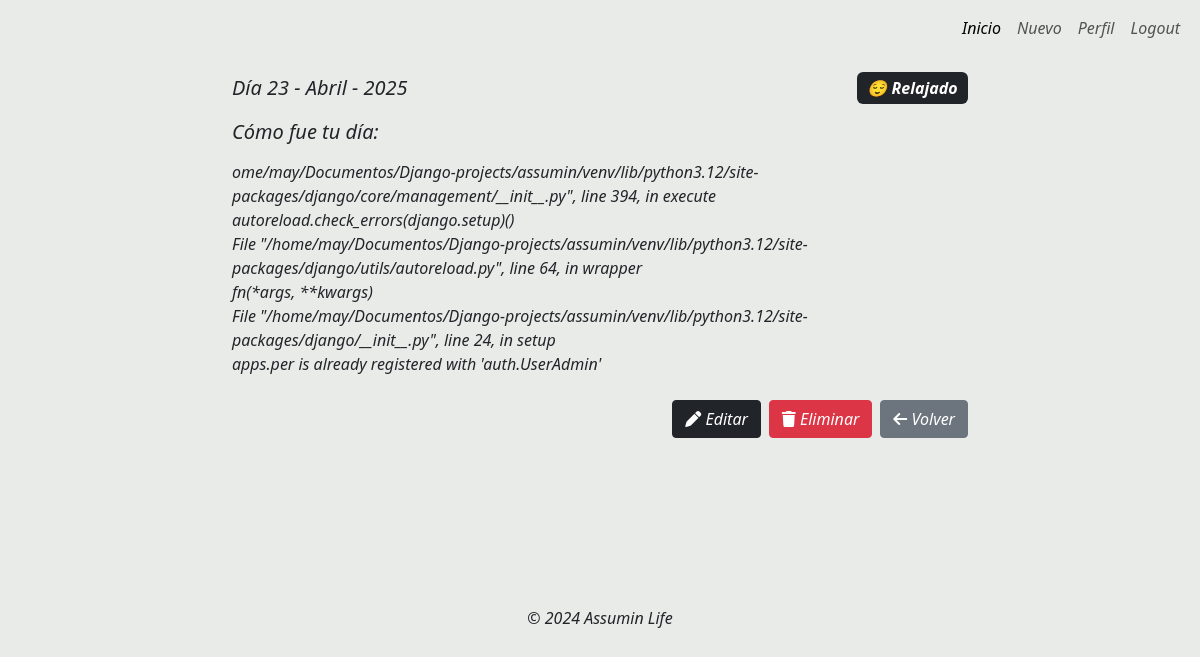
Page /detalle/relajado-2025-04-24/ (signed in) on the committed database.
### recording_emotion/models.py (models this page shows, shortened)
class RecordingEmotion(models.Model):
    user = models.ForeignKey(User, on_delete=models.CASCADE)
    EMOTIONS_CHOICES = [
        ('feliz', '😊 Feliz'),
        ('agradecido', '🙏 Agradecido'),
        ('emocionado', '🤩 Emocionado'),
        ('relajado', '😌 Relajado'),
        ('contento', '😃 Contento'),
        ('triste', '😢 Triste'),
        ('enojado', '😠 Enojado'),
        ('cansado', '😫 Cansado'),
        ('aburrido', '😒 Aburrido'),
    ]
    emotion = models.CharField(max_length=20, choices=EMOTIONS_CHOICES)
    description_day = models.TextField(verbose_name="Cuéntame cómo fue tu día", blank=True)
    discovery = models.CharField(max_length=300, verbose_name="¿Descubriste algo nuevo hoy?", blank=True)
    created_date = models.DateTimeField(auto_now_add=True)
    updated = models.DateTimeField(auto_now=True)
    slug = models.SlugField(max_length=100, unique=True, blank=True)
    class Meta:
        ordering = ['-created_date']
        verbose_name = "Registro Emocional"
        verbose_name_plural = "Registros Emocionales"

### recording_emotion/views.py (the view)
# urls.py: path('detalle/<slug:slug>/', RecordingDetailView.as_view(), name='registro_detalle'),
class RecordingDetailView(LoginRequiredMixin, DetailView):
    model = RecordingEmotion
    template_name = 'recording_emotion/detalle.html'
    context_object_name = 'registro'
    slug_url_kwarg = 'slug'
    login_url = 'login'

### recording_emotion/templates/recording_emotion/detalle.html
{% extends 'layouts/base_login.html' %}
{% block content %}
<div class="row my-3">
  <div class="col-12 col-md-8 offset-md-2">
    <div class="rounded-1 border-0">
      <div class="rounded-1" style="background-color: rgb(232, 235, 232);">
        <h5 class="mb-3 d-flex flex-wrap justify-content-between align-items-center">
            Día {{ registro.created_date|date:"d - F - Y" }}
          <span class="badge bg-dark text-white fs-6 py-2">{{ registro.get_emotion_display }}</span>
        </h5>
        <h5 class="mb-2">Cómo fue tu día:</h5>
        <p class="card-text">{{ registro.description_day|linebreaks }}</p>
        <div class="mt-4 d-flex flex-nowrap justify-content-end gap-2">
          <a href="{% url 'registro_editar' registro.slug %}" class="btn btn-dark rounded-1 mb-2">
            <i class="fa-solid fa-pen"></i> Editar
          </a>
          <a href="{% url 'registro_eliminar' registro.slug %}" class="btn btn-danger rounded-1 mb-2">
            <i class="fa-solid fa-trash"></i> Eliminar
          </a>
          <a href="{% url 'registro_lista' %}" class="btn btn-secondary rounded-1 mb-2">
            <i class="fa-solid fa-arrow-left"></i> Volver
          </a>
        </div>
      </div>
    </div>
  </div>
</div>
{% endblock %}

### rows in the picture
RecordingEmotion: created_date "23 - Abril - 2025", emotion "😌 Relajado", description_day "ome/may/Documentos/Django-projects/assumin/venv/lib/python3.12/site-packages/django/core/management/__init__.py\", line 394, in execute autoreload.check_errors(django.setup)() File \"/home/may/Documentos/Django-projects/assumin/venv/lib/python3.12/site-packages/django/utils/autoreload.py\", line 64, in wrapper fn(*args, **kwargs) File \"/home/may/Documentos/Django-projects/assumin/venv/lib/python3.12/site-packages/django/__init__.py\", line 24, in setup apps.per is already registered with 'auth.UserAdmin'"
